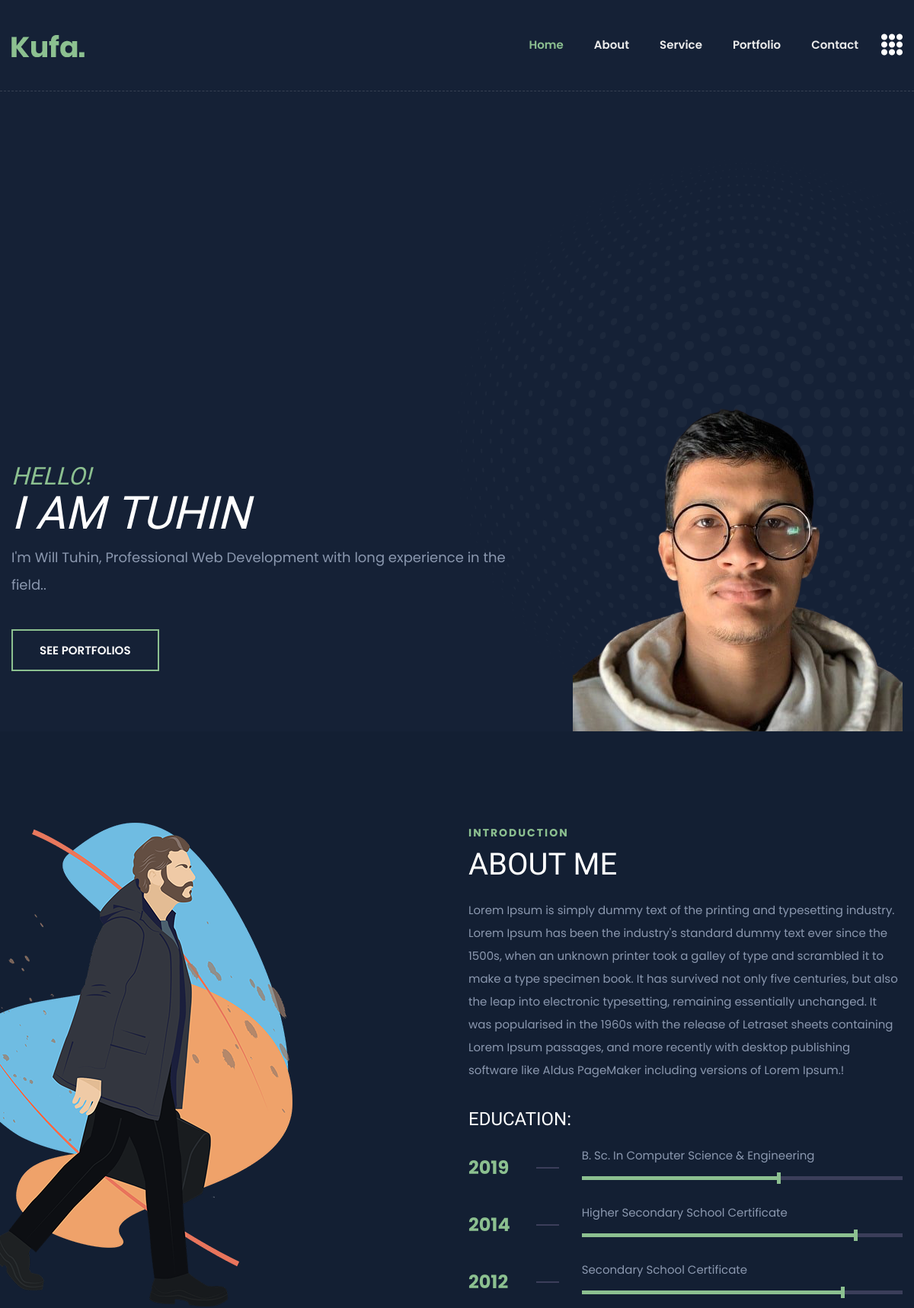
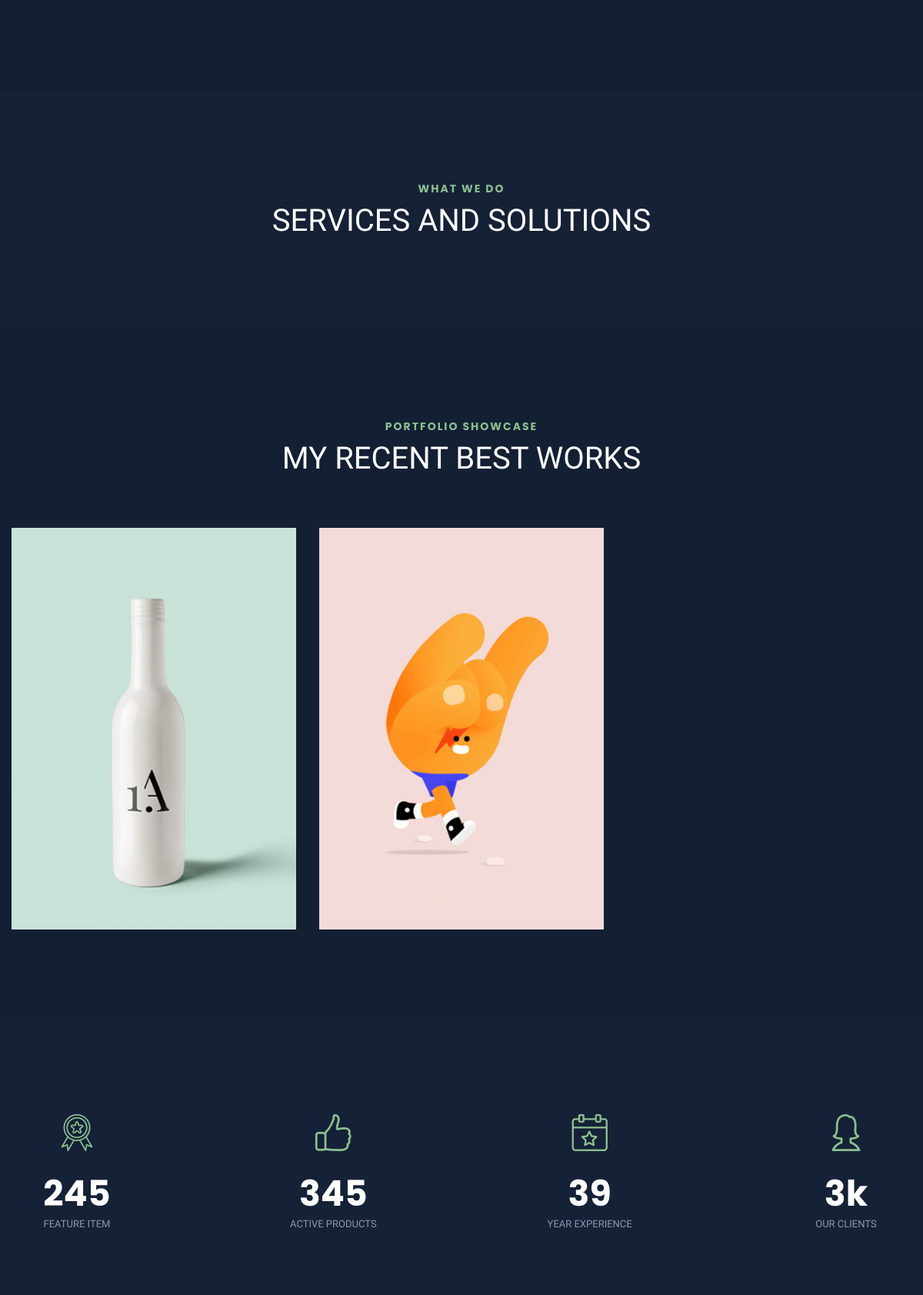
The page / (upper part) on the database its author committed (2 pictures, top to bottom).
### tables this page shows
CREATE TABLE `education` (
  `id` int(10) UNSIGNED NOT NULL,
  `degree` varchar(255) DEFAULT NULL,
  `year` varchar(255) DEFAULT NULL,
  `percentage` tinyint(3) UNSIGNED DEFAULT NULL
);

CREATE TABLE `portfolios` (
  `id` int(10) UNSIGNED NOT NULL,
  `title` varchar(255) NOT NULL,
  `category` varchar(255) NOT NULL,
  `thumbnail` varchar(255) NOT NULL,
  `featured_image` varchar(255) NOT NULL,
  `summary` text NOT NULL,
  `status` tinyint(1) NOT NULL DEFAULT 1 COMMENT '1=Active,2=Inactive;'
);

### index.php (the view, shortened to what this page needs)
<?php require_once "header.php";
$settingname=explode(" ",$setting_query['name']);
$settingname = end($settingname);
?>
        <main>
            <section id="home" class="banner-area banner-bg fix">
                <div class="container">
                    <div class="row align-items-center">
                        <div class="col-xl-7 col-lg-6">
                            <div class="banner-content">
                                <h6 class="wow fadeInUp" data-wow-delay="0.2s">HELLO!</h6>
                                <h2 class="wow fadeInUp" data-wow-delay="0.4s">I am <?=$settingname?> </h2>
                                <p class="wow fadeInUp" data-wow-delay="0.6s">I'm Will <?=$settingname?>, <?=" ".$setting_query['tagline']?>.</p>
                                <a href="#" class="btn wow fadeInUp" data-wow-delay="1s">SEE PORTFOLIOS</a>
                            </div>
                        </div>
                        <div class="col-xl-5 col-lg-6 d-none d-lg-block">
                            <div class="banner-img text-right">
                                <img src="dashboard/upload/<?=$setting_query['image']?>" alt="">
                            </div>
                        </div>
                    </div>
                </div>
                <div class="banner-shape"><img src="front/img/shape/dot_circle.png" class="rotateme" alt="img"></div>
            </section>
            <section id="about" class="about-area primary-bg pt-120 pb-120">
                <div class="container">
                    <div class="row align-items-center">
                        <div class="col-lg-6">
                            <div class="about-img">
                                <img src="front/img/banner/banner_img2.png" title="me-01" alt="me-01">
                            </div>
                        </div>
                        <div class="col-lg-6 pr-90">
                            <div class="section-title mb-25">
                                <span>Introduction</span>
                                <h2>About Me</h2>
                            </div>
                            <div class="about-content">
                                <p><?=nl2br($setting_query['about'])?>!</p>
                                <h3>Education:</h3>
                            </div>
                        <?php foreach ($education_query as $key => $value): ?>
                            <div class="education">
                                <div class="year"><?=$value['year']?></div>
                                <div class="line"></div>
                                <div class="location">
                                    <span><?=$value['degree']?></span>
                                    <div class="progressWrapper">
                                        <div class="progress">
                                            <div class="progress-bar wow slideInLefts" data-wow-delay="0.2s" data-wow-duration="2s" role="progressbar" style="width:<?=$value['percentage']?>%;" aria-valuenow="60" aria-valuemin="0" aria-valuemax="100"></div>
                                        </div>
                                    </div>
                                </div>
                            </div>
                        <?php endforeach ?>
                        </div>
                    </div>
                </div>
            </section>
            <section id="service" class="services-area pt-120 pb-50">
				<div class="container">
                    <div class="row justify-content-center">
                        <div class="col-xl-6 col-lg-8">
                            <div class="section-title text-center mb-70">
                                <span>WHAT WE DO</span>
                                <h2>Services and Solutions</h2>
                            </div>
                        </div>
                    </div>
				</div>
			</section>
            <section id="portfolio" class="portfolio-area primary-bg pt-120 pb-90">
                <div class="container">
                    <div class="row justify-content-center">
                        <div class="col-xl-6 col-lg-8">
                            <div class="section-title text-center mb-70">
                                <span>Portfolio Showcase</span>
                                <h2>My Recent Best Works</h2>
                            </div>
                        </div>
                    </div>
                    <div class="row">
                        <?php foreach ($portfolio_query as $key => $value): ?>
                        <div class="col-lg-4 col-md-6 pitem">
                            <div class="speaker-box">
								<div class="speaker-thumb">
									<img src="dashboard/image/<?=$value['thumbnail']?>" alt="img">
								</div>
							</div>
                        </div>
                         <?php endforeach ?>
                    </div>
                </div>
            </section>
            <section class="fact-area">
                <div class="container">
                    <div class="fact-wrap">
                        <div class="row justify-content-between">
                            <div class="col-xl-2 col-lg-3 col-sm-6">
                                <div class="fact-box text-center mb-50">
                                    <div class="fact-icon">
                                        <i class="flaticon-award"></i>
                                    </div>
                                    <div class="fact-content">
                                        <h2><span class="count">245</span></h2>
                                        <span>Feature Item</span>
                                    </div>
                                </div>
                            </div>
                            <div class="col-xl-2 col-lg-3 col-sm-6">
                                <div class="fact-box text-center mb-50">
                                    <div class="fact-icon">
                                        <i class="flaticon-like"></i>
                                    </div>
                                    <div class="fact-content">
                                        <h2><span class="count">345</span></h2>
                                        <span>Active Products</span>
                                    </div>
                                </div>
                            </div>
                            <div class="col-xl-2 col-lg-3 col-sm-6">
                                <div class="fact-box text-center mb-50">
                                    <div class="fact-icon">
                                        <i class="flaticon-event"></i>
                                    </div>
                                    <div class="fact-content">
                                        <h2><span class="count">39</span></h2>
                                        <span>Year Experience</span>
                                    </div>
                                </div>
                            </div>
                            <div class="col-xl-2 col-lg-3 col-sm-6">
                                <div class="fact-box text-center mb-50">
                                    <div class="fact-icon">
                                        <i class="flaticon-woman"></i>
                                    </div>
                                    <div class="fact-content">
                                        <h2><span class="count">3</span>k</h2>
                                        <span>Our Clients</span>
                                    </div>
                                </div>
                            </div>
                        </div>
                    </div>
                </div>
            </section>
        </main>
<?php require_once "footer.php"; ?>

### front/css/default.css (style rules this page uses)
.mb-25 { margin-bottom: 25px; }
.mb-50 { margin-bottom: 50px; }
.mb-70 { margin-bottom: 70px; }
.pt-120 { padding-top: 120px; }
.pb-50 { padding-bottom: 50px; }
.pb-90 { padding-bottom: 90px; }
.pb-120 { padding-bottom: 120px; }
.pr-90 { padding-right: 90px; }
.theme-bg { background: #152136; }
.primary-bg { background: #131f33; }

### front/css/responsive.css (style rules this page uses)
@media (min-width: 1200px) and (max-width: 1500px) { .banner-shape { right: -145px; } }
@media (min-width: 992px) and (max-width: 1200px) { .banner-content h6 { font-size: 32px; } }
@media (min-width: 992px) and (max-width: 1200px) { .banner-content h2 { font-size: 60px; } }
@media (min-width: 992px) and (max-width: 1200px) { .banner-shape { right: -155px; } }
@media (min-width: 992px) and (max-width: 1200px) { .fact-wrap { padding: 0; } }
@media (min-width: 992px) and (max-width: 1200px) { .about-img { margin-left: -65px; } }
@media (min-width: 992px) and (max-width: 1200px) { .banner-content p { font-size: 18px; padding-right: 0; } }
@media (min-width: 992px) and (max-width: 1200px) { .about-area .col-lg-6.pr-90 { padding-right: 15px; } }

### rows shown on the page
education: year "2019", degree "B. Sc. In Computer Science & Engineering", percentage 62 (drawn)
education: year "2014", degree "Higher Secondary School Certificate", percentage 86 (drawn)
education: year "2012", degree "Secondary School Certificate", percentage 82 (drawn)
portfolios: thumbnail (picture)
portfolios: thumbnail (picture)

### other values the page prints
$settingname "TUHIN"
$settingname "Tuhin"
$setting_query['tagline'] "Professional Web Development with long experience in the field."
